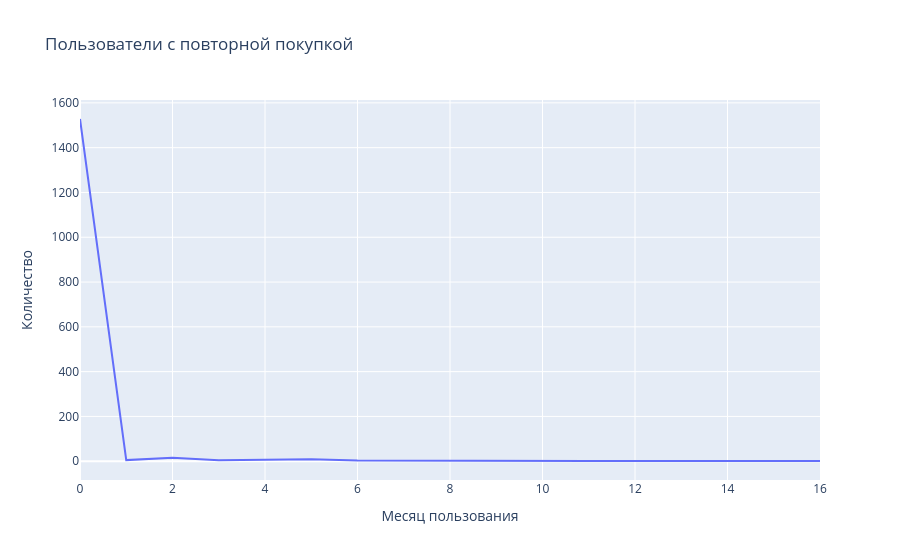

The notebook cell saved with this chart:
### Code cell
px.line(data_frame= repeat.reset_index(),x='period',y='customer_unique_id',title='Пользователи с повторной покупкой',
        labels={'period':'Месяц пользования','customer_unique_id':'Количество'})

### Figure 1 — Plotly figure (JSON) as saved in the notebook; plotly's stock layout.template omitted (floating-point values rounded to 4 significant figures)
{"data": [{"hovertemplate": "Месяц пользования=%{x}<br>Количество=%{y}<extra></extra>", "legendgroup": "", "line": {"color": "#636efa", "dash": "solid"}, "marker": {"symbol": "circle"}, "mode": "lines", "name": "", "orientation": "v", "showlegend": false, "type": "scatter", "x": [0, 1, 2, 3, 4, 5, 6, 7, 8, 9, 10, 11, 12, 13, 14, 15, 16], "xaxis": "x", "y": [1528, 5, 15, 4, 7, 9, 3, 2, 2, 2, 1, 1, 1, 1, 1, 1, 1], "yaxis": "y"}], "layout": {"legend": {"tracegroupgap": 0}, "title": {"text": "Пользователи с повторной покупкой"}, "xaxis": {"anchor": "y", "domain": [0, 1], "title": {"text": "Месяц пользования"}}, "yaxis": {"anchor": "x", "domain": [0, 1], "title": {"text": "Количество"}}}}
